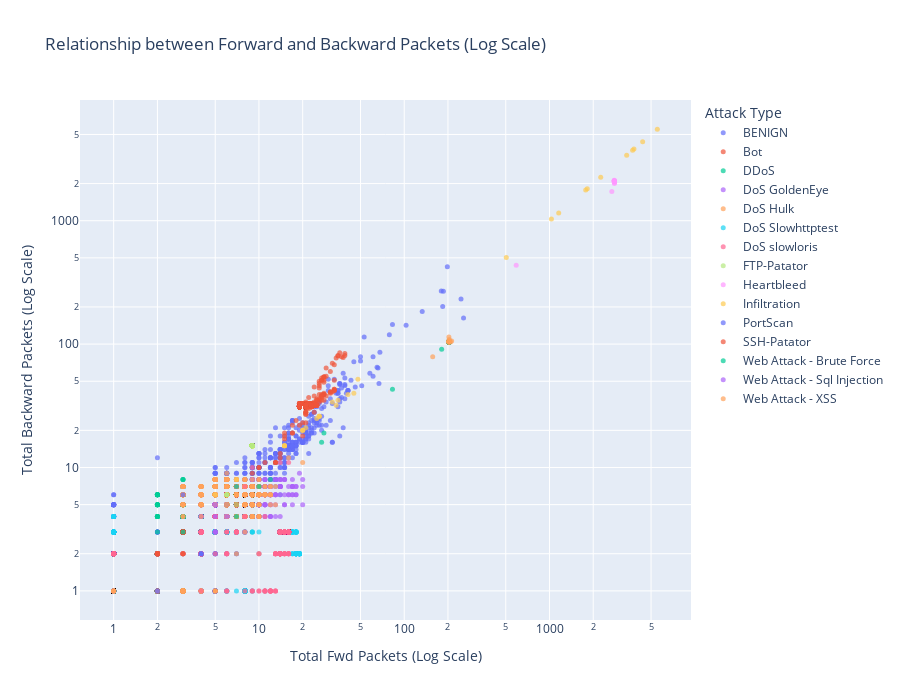

The notebook cell saved with this chart:
### Code cell
output_path = 'saved_plots/scatter_samples.csv'
scatter_sample_df = pd.read_csv(output_path)

fig = go.Figure()

for label in sorted(scatter_sample_df['Label'].unique()):
    data = scatter_sample_df[scatter_sample_df['Label'] == label]
    fig.add_trace(go.Scatter(
        x=data['Total Fwd Packets'],
        y=data['Total Backward Packets'],
        name=label,
        mode='markers',
        marker=dict(size=5, opacity=0.7)
    ))

fig.update_layout(
    title_text="Relationship between Forward and Backward Packets (Log Scale)",
    xaxis_title="Total Fwd Packets (Log Scale)",
    yaxis_title="Total Backward Packets (Log Scale)",
    height=700,
    legend_title_text='Attack Type',
    xaxis_type="log",
    yaxis_type="log"
)

fig.show()

### Figure 1 — Plotly figure (JSON) as saved in the notebook; plotly's stock layout.template omitted (floating-point values rounded to 4 significant figures; data arrays with more than 128 entries replaced by an {"elided": "..."} marker saying what was removed)
{"data": [{"marker": {"opacity": 0.7, "size": 5}, "mode": "markers", "name": "BENIGN", "type": "scatter", "x": {"elided": "2500 float values"}, "y": {"elided": "2500 float values"}}, {"marker": {"opacity": 0.7, "size": 5}, "mode": "markers", "name": "Bot", "type": "scatter", "x": {"elided": "1966 float values"}, "y": {"elided": "1966 float values"}}, {"marker": {"opacity": 0.7, "size": 5}, "mode": "markers", "name": "DDoS", "type": "scatter", "x": {"elided": "2500 float values"}, "y": {"elided": "2500 float values"}}, {"marker": {"opacity": 0.7, "size": 5}, "mode": "markers", "name": "DoS GoldenEye", "type": "scatter", "x": {"elided": "2500 float values"}, "y": {"elided": "2500 float values"}}, {"marker": {"opacity": 0.7, "size": 5}, "mode": "markers", "name": "DoS Hulk", "type": "scatter", "x": {"elided": "2500 float values"}, "y": {"elided": "2500 float values"}}, {"marker": {"opacity": 0.7, "size": 5}, "mode": "markers", "name": "DoS Slowhttptest", "type": "scatter", "x": {"elided": "2500 float values"}, "y": {"elided": "2500 float values"}}, {"marker": {"opacity": 0.7, "size": 5}, "mode": "markers", "name": "DoS slowloris", "type": "scatter", "x": {"elided": "2500 float values"}, "y": {"elided": "2500 float values"}}, {"marker": {"opacity": 0.7, "size": 5}, "mode": "markers", "name": "FTP-Patator", "type": "scatter", "x": {"elided": "2500 float values"}, "y": {"elided": "2500 float values"}}, {"marker": {"opacity": 0.7, "size": 5}, "mode": "markers", "name": "Heartbleed", "type": "scatter", "x": [2685.0, 2792.0, 2794.0, 2791.0, 2782.0, 2782.0, 2801.0, 2802.0, 2805.0, 2797.0, 590.0], "y": [1729.0, 2110.0, 2130.0, 2114.0, 2089.0, 2091.0, 2069.0, 2067.0, 2028.0, 2006.0, 436.0]}, {"marker": {"opacity": 0.7, "size": 5}, "mode": "markers", "name": "Infiltration", "type": "scatter", "x": [5.0, 2.0, 5523.0, 15.0, 4376.0, 3398.0, 3813.0, 48.0, 3733.0, 2252.0, 1157.0, 1819.0, 1031.0, 504.0, 1775.0, 2.0, 2.0, 8.0, 32.0, 15.0, 26.0, 20.0, 35.0, 15.0, 25.0, 20.0, 34.0, 15.0, 26.0, 20.0, 45.0, 26.0, 21.0, 41.0, 7.0, 2.0], "y": [6.0, 0.0, 5525.0, 15.0, 4374.0, 3398.0, 3811.0, 52.0, 3732.0, 2250.0, 1157.0, 1817.0, 1031.0, 504.0, 1775.0, 0.0, 1.0, 0.0, 34.0, 15.0, 26.0, 20.0, 35.0, 15.0, 25.0, 20.0, 32.0, 15.0, 26.0, 20.0, 40.0, 26.0, 21.0, 39.0, 8.0, 1.0]}, {"marker": {"opacity": 0.7, "size": 5}, "mode": "markers", "name": "PortScan", "type": "scatter", "x": {"elided": "2500 float values"}, "y": {"elided": "2500 float values"}}, {"marker": {"opacity": 0.7, "size": 5}, "mode": "markers", "name": "SSH-Patator", "type": "scatter", "x": {"elided": "2500 float values"}, "y": {"elided": "2500 float values"}}, {"marker": {"opacity": 0.7, "size": 5}, "mode": "markers", "name": "Web Attack - Brute Force", "type": "scatter", "x": {"elided": "1507 float values"}, "y": {"elided": "1507 float values"}}, {"marker": {"opacity": 0.7, "size": 5}, "mode": "markers", "name": "Web Attack - Sql Injection", "type": "scatter", "x": [4.0, 2.0, 4.0, 1.0, 4.0, 1.0, 5.0, 1.0, 4.0, 1.0, 4.0, 1.0, 4.0, 1.0, 5.0, 6.0, 5.0, 5.0, 4.0, 1.0, 1.0], "y": [4.0, 1.0, 4.0, 1.0, 4.0, 1.0, 4.0, 1.0, 4.0, 1.0, 4.0, 1.0, 4.0, 1.0, 3.0, 4.0, 3.0, 5.0, 4.0, 1.0, 1.0]}, {"marker": {"opacity": 0.7, "size": 5}, "mode": "markers", "name": "Web Attack - XSS", "type": "scatter", "x": {"elided": "652 float values"}, "y": {"elided": "652 float values"}}], "layout": {"height": 700, "legend": {"title": {"text": "Attack Type"}}, "title": {"text": "Relationship between Forward and Backward Packets (Log Scale)"}, "xaxis": {"title": {"text": "Total Fwd Packets (Log Scale)"}, "type": "log"}, "yaxis": {"title": {"text": "Total Backward Packets (Log Scale)"}, "type": "log"}}}
